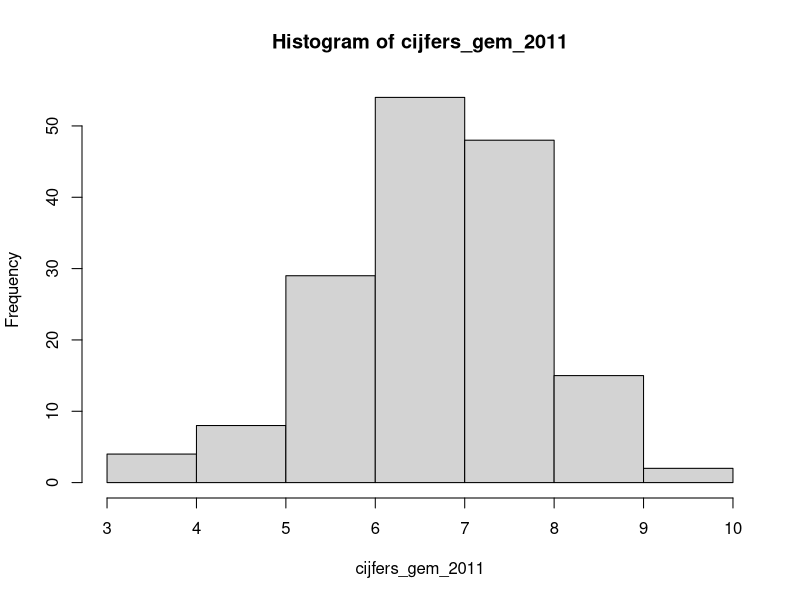

Write R code to recreate this figure.
## ---- chunk 1
knitr::opts_chunk$set(echo = TRUE)
## ---- chunk 2
set.seed(1)

mu <- 6.3
sigma <- 1.2
cijfers_gem_2010 <- rnorm(180, mu, sigma)
cijfers_gem_2010 <- cijfers_gem_2010 [cijfers_gem_2010 <= 10 & cijfers_gem_2010 >= 1]
cijfers_gem_2010 <- sapply (cijfers_gem_2010, round, 3)

mu <- 6.6
sigma <- 1.2
cijfers_gem_2011 <- rnorm(160, mu, sigma)
cijfers_gem_2011 <- cijfers_gem_2011 [cijfers_gem_2011 <= 10 & cijfers_gem_2011 >= 1]
cijfers_gem_2011 <- sapply (cijfers_gem_2011, round, 3)

mu <- 6.6
sigma <- 1.2
cijfers_gem_2011_n30 <- rnorm(30, mu, sigma)
cijfers_gem_2011_n30 <- cijfers_gem_2011 [cijfers_gem_2011 <= 10 & cijfers_gem_2011 >= 1]
cijfers_gem_2011_n30 <- sapply (cijfers_gem_2011, round, 3)
## ---- chunk 3
hist(cijfers_gem_2011)
## ---- chunk 4
library(nortest)
lillie.test(cijfers_gem_2011)
## ---- chunk 5
shapiro.test(cijfers_gem_2011_n30)
## ---- chunk 6
t.test(cijfers_gem_2010, cijfers_gem_2011)
